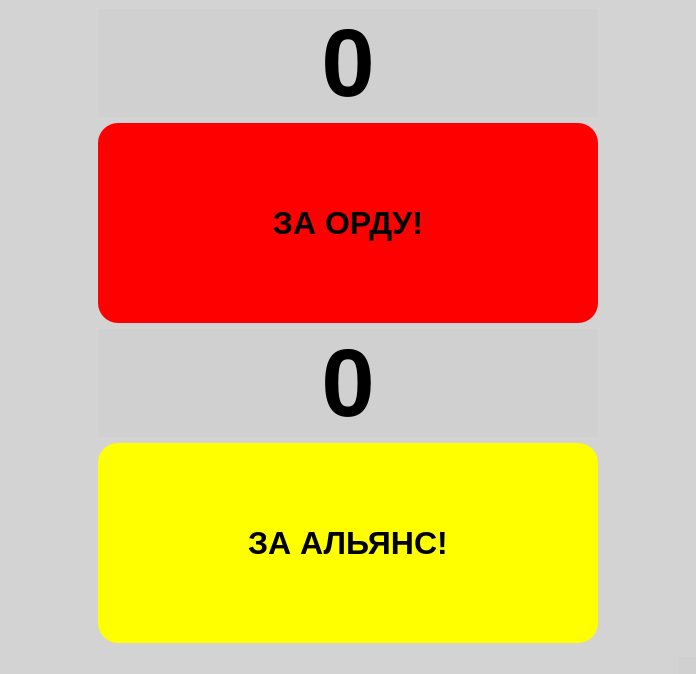
<?xml version="1.0" encoding="UTF-8"?>
<ui version="4.0">
 <class>MainWindow</class>
 <widget class="QMainWindow" name="MainWindow">
  <property name="geometry">
   <rect>
    <x>0</x>
    <y>0</y>
    <width>696</width>
    <height>612</height>
   </rect>
  </property>
  <property name="windowTitle">
   <string>MainWindow</string>
  </property>
  <property name="styleSheet">
   <string notr="true">background: rgba( 204, 204, 204, 0.5);</string>
  </property>
  <widget class="QWidget" name="centralwidget">
   <layout class="QGridLayout" name="gridLayout">
    <item row="0" column="0">
     <widget class="QLabel" name="label">
      <property name="font">
       <font>
        <pointsize>72</pointsize>
        <weight>75</weight>
        <bold>true</bold>
       </font>
      </property>
      <property name="layoutDirection">
       <enum>Qt::LeftToRight</enum>
      </property>
      <property name="text">
       <string>0</string>
      </property>
      <property name="alignment">
       <set>Qt::AlignCenter</set>
      </property>
     </widget>
    </item>
    <item row="2" column="0">
     <widget class="QLabel" name="label_2">
      <property name="font">
       <font>
        <pointsize>72</pointsize>
        <weight>75</weight>
        <bold>true</bold>
       </font>
      </property>
      <property name="layoutDirection">
       <enum>Qt::LeftToRight</enum>
      </property>
      <property name="text">
       <string>0</string>
      </property>
      <property name="alignment">
       <set>Qt::AlignCenter</set>
      </property>
     </widget>
    </item>
    <item row="1" column="0">
     <widget class="QPushButton" name="pushButton">
      <property name="minimumSize">
       <size>
        <width>0</width>
        <height>200</height>
       </size>
      </property>
      <property name="maximumSize">
       <size>
        <width>500</width>
        <height>16777215</height>
       </size>
      </property>
      <property name="font">
       <font>
        <pointsize>24</pointsize>
        <weight>75</weight>
        <bold>true</bold>
       </font>
      </property>
      <property name="layoutDirection">
       <enum>Qt::LeftToRight</enum>
      </property>
      <property name="styleSheet">
       <string notr="true">border-radius: 20px; 
background-color: red;</string>
      </property>
      <property name="text">
       <string>ЗА ОРДУ!</string>
      </property>
     </widget>
    </item>
    <item row="3" column="0">
     <widget class="QPushButton" name="pushButton_2">
      <property name="minimumSize">
       <size>
        <width>0</width>
        <height>200</height>
       </size>
      </property>
      <property name="maximumSize">
       <size>
        <width>500</width>
        <height>16777215</height>
       </size>
      </property>
      <property name="font">
       <font>
        <pointsize>24</pointsize>
        <weight>75</weight>
        <bold>true</bold>
       </font>
      </property>
      <property name="styleSheet">
       <string notr="true">border-radius: 20px; background-color: yellow;</string>
      </property>
      <property name="text">
       <string>ЗА АЛЬЯНС!</string>
      </property>
     </widget>
    </item>
   </layout>
  </widget>
  <widget class="QMenuBar" name="menubar">
   <property name="geometry">
    <rect>
     <x>0</x>
     <y>0</y>
     <width>696</width>
     <height>22</height>
    </rect>
   </property>
  </widget>
  <widget class="QStatusBar" name="statusbar"/>
 </widget>
 <resources/>
 <connections/>
</ui>
